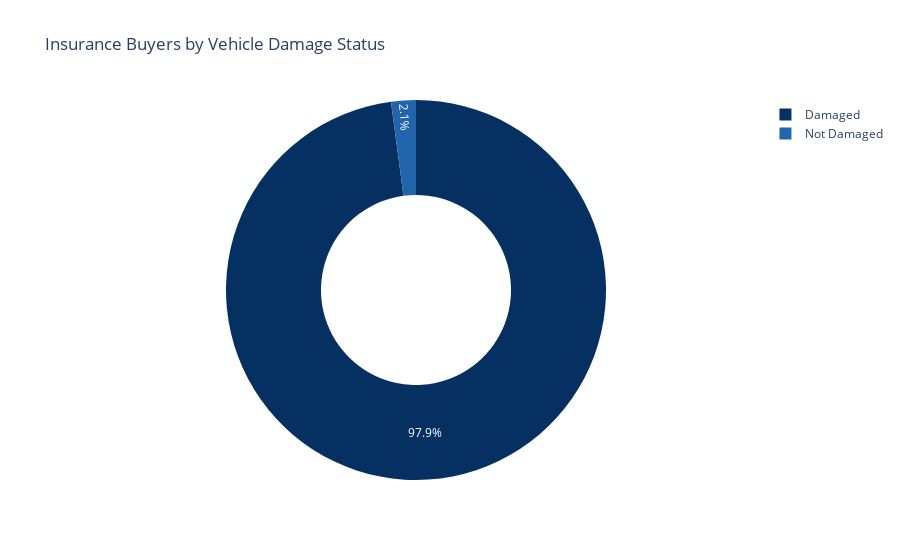

Source (notebook cell):
### Markdown cell above
Q6: Do people with damaged vehicles tend to buy more insurance?

### Code cell
# Count of buyers based on vehicle damage status
damage_response = df[df['Response'] == 1]['Vehicle_Damage'].value_counts().reset_index()
damage_response.columns = ['Vehicle_Damage', 'Buyers']
damage_response['Vehicle_Damage'] = damage_response['Vehicle_Damage'].map({1: 'Damaged', 0: 'Not Damaged'})

# Donut Pie Chart
fig = px.pie(damage_response, names='Vehicle_Damage', values='Buyers',
             hole=0.5, title='Insurance Buyers by Vehicle Damage Status',
             color_discrete_sequence=px.colors.sequential.RdBu_r)
fig.show()

### Figure 1 — Plotly figure (JSON) as saved in the notebook; plotly's stock layout.template omitted (floating-point values rounded to 4 significant figures)
{"data": [{"domain": {"x": [0, 1], "y": [0, 1]}, "hole": 0.5, "hovertemplate": "Vehicle_Damage=%{label}<br>Buyers=%{value}<extra></extra>", "labels": ["Damaged", "Not Damaged"], "legendgroup": "", "name": "", "showlegend": true, "type": "pie", "values": [45728, 982]}], "layout": {"legend": {"tracegroupgap": 0}, "piecolorway": ["rgb(5,48,97)", "rgb(33,102,172)", "rgb(67,147,195)", "rgb(146,197,222)", "rgb(209,229,240)", "rgb(247,247,247)", "rgb(253,219,199)", "rgb(244,165,130)", "rgb(214,96,77)", "rgb(178,24,43)", "rgb(103,0,31)"], "title": {"text": "Insurance Buyers by Vehicle Damage Status"}}}
